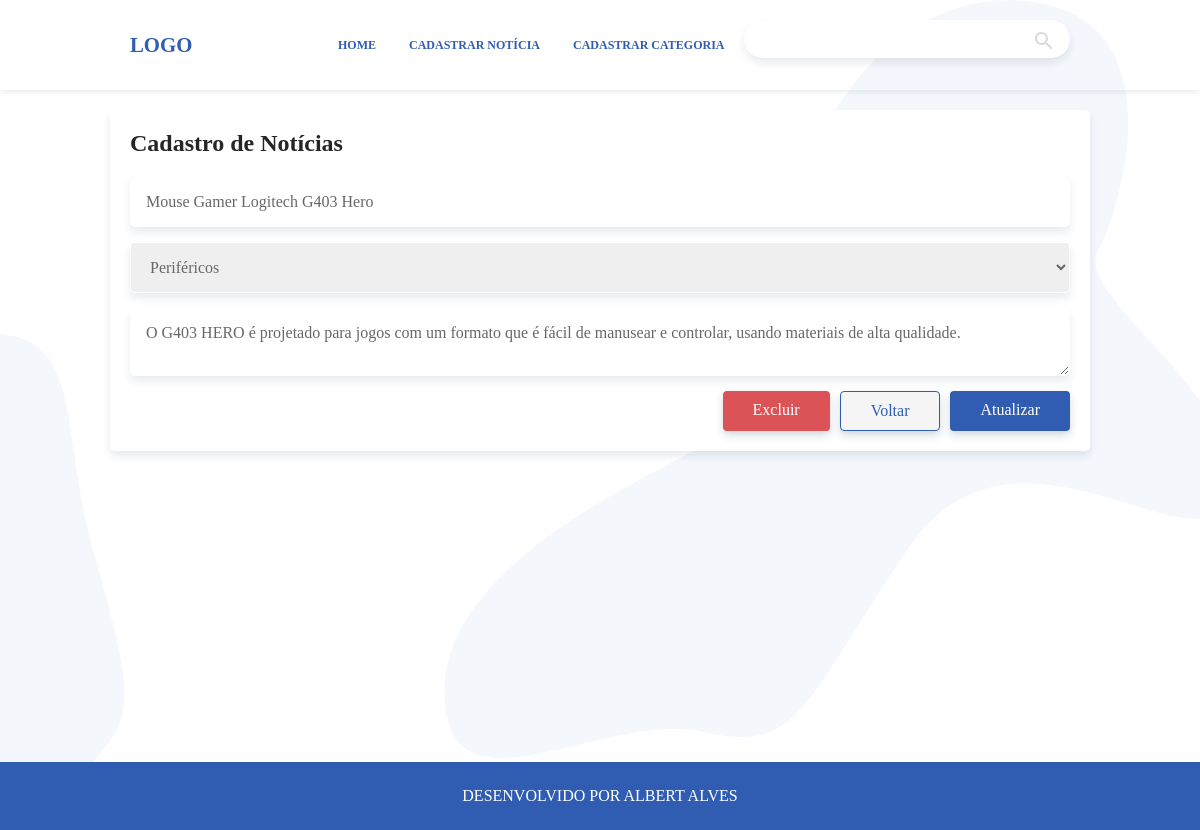
The app's page /editar-noticia.php?id=2 with its own data.
### tables this page shows
CREATE TABLE `noticias` (
  `id` int(11) NOT NULL,
  `categoria_id` int(11) NOT NULL,
  `titulo` varchar(100) NOT NULL,
  `conteudo` text NOT NULL
);

CREATE TABLE `categorias` (
  `id` int(11) NOT NULL,
  `nome` varchar(100) NOT NULL
);

### classes/Noticia.php (called while the page is built, shortened)
<?php
class Noticia {
    public function retornarNoticia($id) {
		try {
            global $pdo;
            $sql = $pdo->prepare("SELECT * FROM noticias WHERE id = :id");
            $sql->bindValue(":id", $id);
            $sql->execute();
            return $sql->fetch();
        }catch(PDOException $e) {
            echo "Erro ao buscar notícia: ".$e->getMessage();
            exit;
        }
    }
}

### classes/Categoria.php (called while the page is built, shortened)
<?php
class Categoria {
    public function retornarCategorias() {
        global $pdo;
        $sql = "SELECT * FROM categorias";
        $sql = $pdo->query($sql);
        return $sql->fetchAll();
    }
}

### editar-noticia.php (the view, shortened to what this page needs)
<?php
    require_once  'layout/header.php';
    require_once  'classes/Categoria.php';
    require_once  'classes/Noticia.php';
    $noticia_id = $_GET['id'];
        ?><script type="text/javascript">window.location.href="index.php";</script><?php
    $c = new Categoria();
    $n = new Noticia();
    $dpdCategorias  = $c->retornarCategorias();
    $noticia        = $n->retornarNoticia($noticia_id);
?>
    <div class="container">
        <div class="form--cadastrar">
            <h1>Cadastro de Notícias</h1>
            <form method="POST" name="editar">
                <input type="text" name="titulo" placeholder="Titulo da noticia"
                    class="input--titulo" value="<?php echo $noticia['titulo']?>"/>
                <select name="categoria" class="select--categoria">
                    <?php foreach ($dpdCategorias as $item): ?>
                        <option value="<?php echo $item['id']?>"
                            <?php echo ($item['id'] == $noticia['categoria_id'])?'selected="selected"':''; ?>
                        ><?php echo $item['nome'] ?></option>
                    <?php endforeach ?>
                </select>
                <textarea name="conteudo" placeholder="Conteúdo da notícia"
                    class="textarea--conteudo"><?php echo $noticia['conteudo']?></textarea>
                <div class="botoes">
                    <a type="submit" class="btn btn-danger mr-10"
                        href="excluir-noticia.php?id=<?php echo $noticia['id']; ?>">Excluir</a>
                    <a type="submit" class="btn btn-default" href="index.php">Voltar</a>
                    <a class="btn btn-success ml-10" href='javascript:editar.submit()' ">Atualizar</a>
                </div>
            </form>
        </div>
    </div>
<?php require_once  'layout/footer.php'; ?>

### assets/css/style.css (style rules this page uses)
body, h1, h2, h3, p, ul, li { padding: 0px; margin: 0px; }
body { display: flex; flex-direction: column; min-height: 100vh; font-family: Georgia, serif; color: #252525; background: url("../gb.svg") repeat top; }
* { box-sizing: border-box; }
a { color: #305DB1; text-decoration: none; }
.btn { display: block; padding: 10px 30px; border-radius: 4px; color: #fff; text-align: center; font-size: 1rem; box-shadow: 0 4px 8px rgba(30, 60, 90, 0.2); transition: all 0.3s; border: none; cursor: pointer; }
.btn-danger { background: #db5357; }
.btn-success { background: #305DB1; }
.btn-default { background: #f5f5f5; color: #305DB1; border: 1px solid; }
.mr-10 { margin-right: 10px; }
.ml-10 { margin-left: 10px; }
input, textarea, select { border-radius: 5px; border: 1px solid white; padding: 15px; box-shadow: 0 5px 8px rgba(30, 60, 90, 0.1); transition: all .3s; color: #696766; font-family: Georgia, serif; font-size: 1rem; margin-bottom: 15px; }
.container { max-width: 980px; margin: 0 auto; }
.container::after, .container::before { content: ''; display: table; clear: both; }
.noticias--box, .form--cadastrar { background: #fff; border-radius: 5px; box-shadow: 0 5px 8px rgba(30, 60, 90, 0.1); padding: 20px; }
.form--cadastrar { width: 100%; }
.form--cadastrar form { display: grid; grid-template-columns: 1fr; }
.form--cadastrar h1 { margin-bottom: 20px; }
.botoes { display: flex; justify-content: flex-end; }

### records on screen
noticias: titulo "Mouse Gamer Logitech G403 Hero", categoria "Periféricos", conteudo "O G403 HERO é projetado para jogos com um formato que é fácil de manusear e controlar, usando materiais de alta qualidade."
